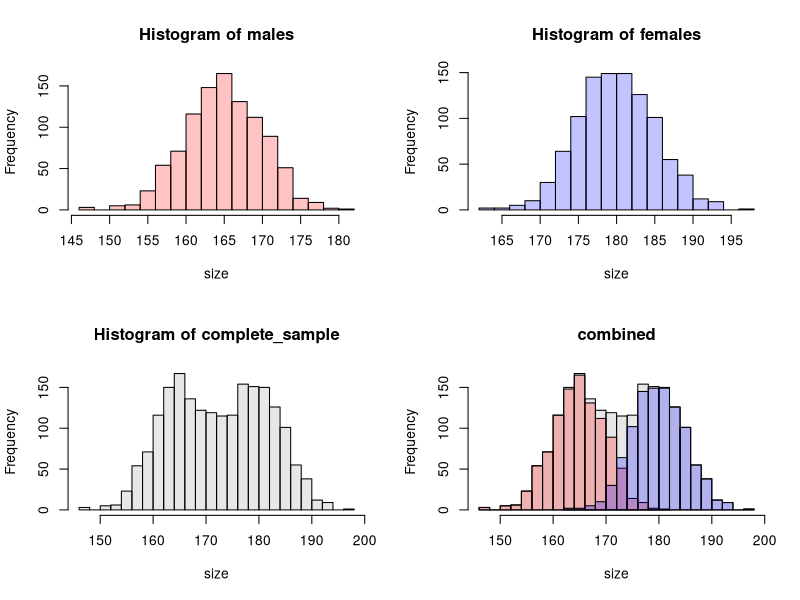
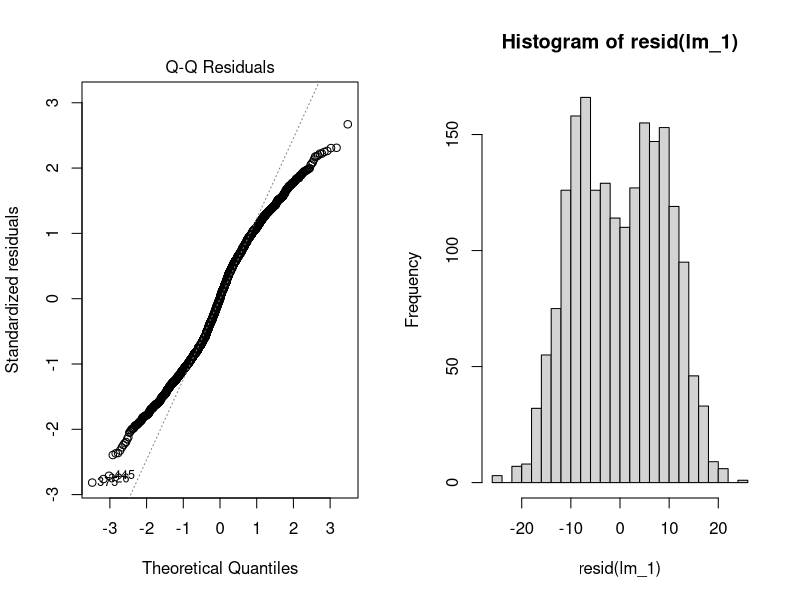
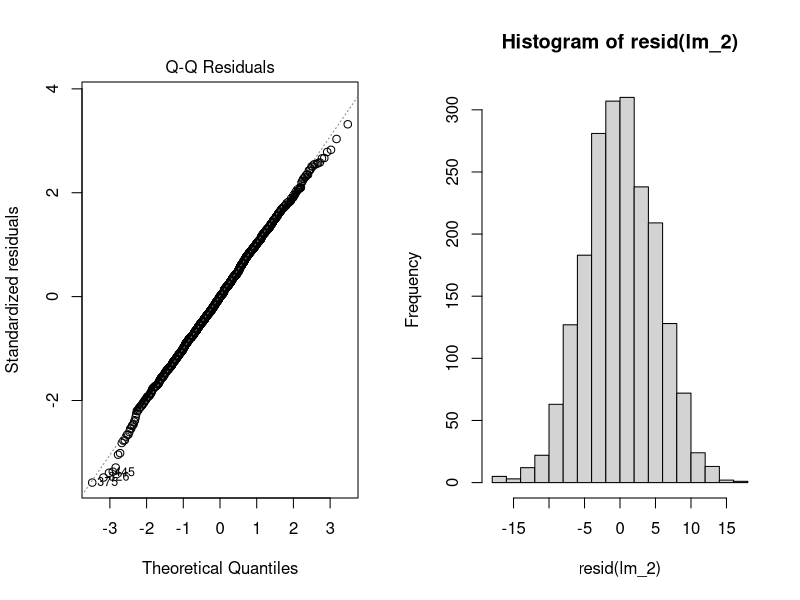
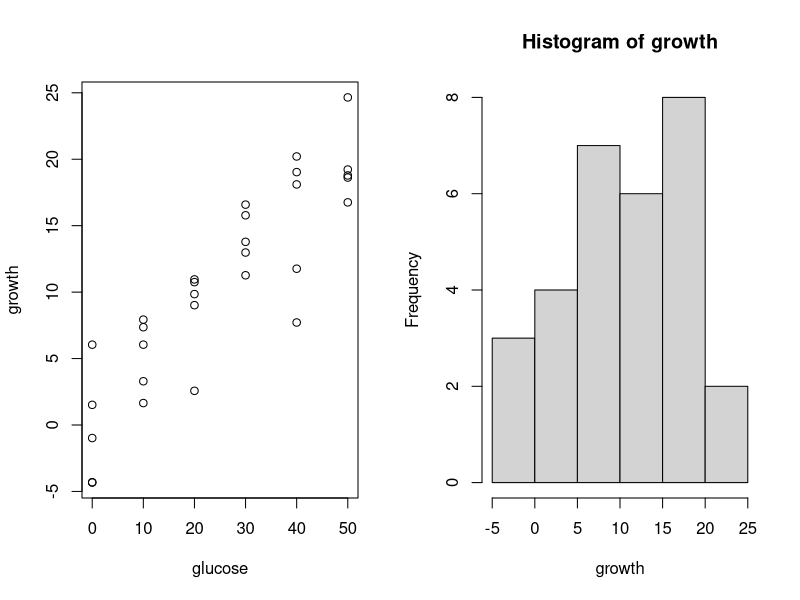
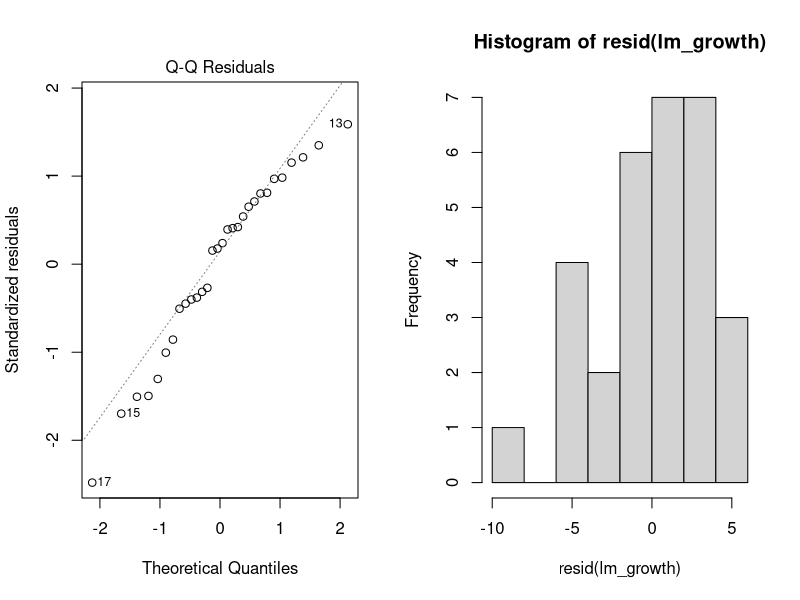
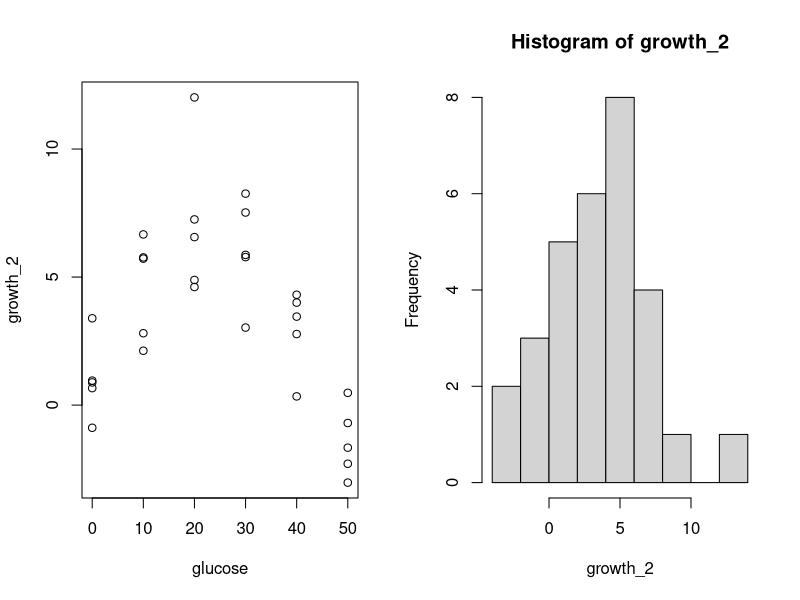
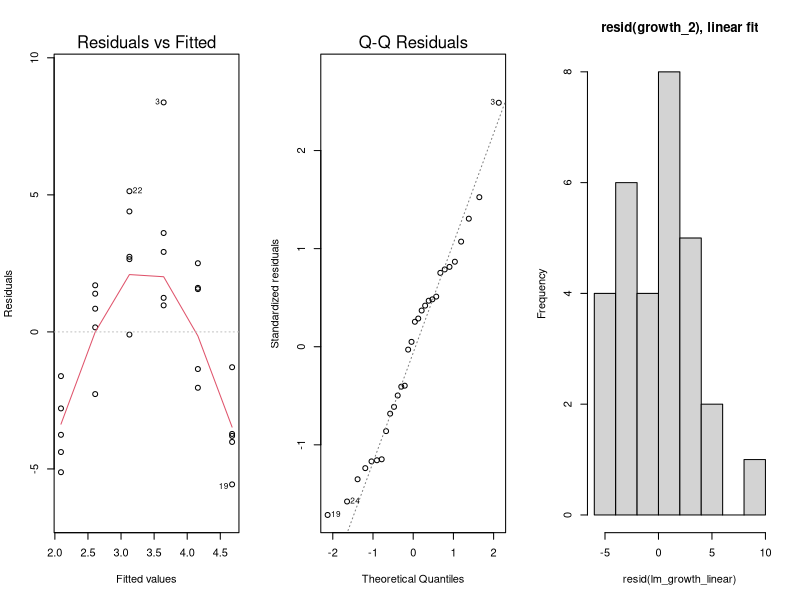
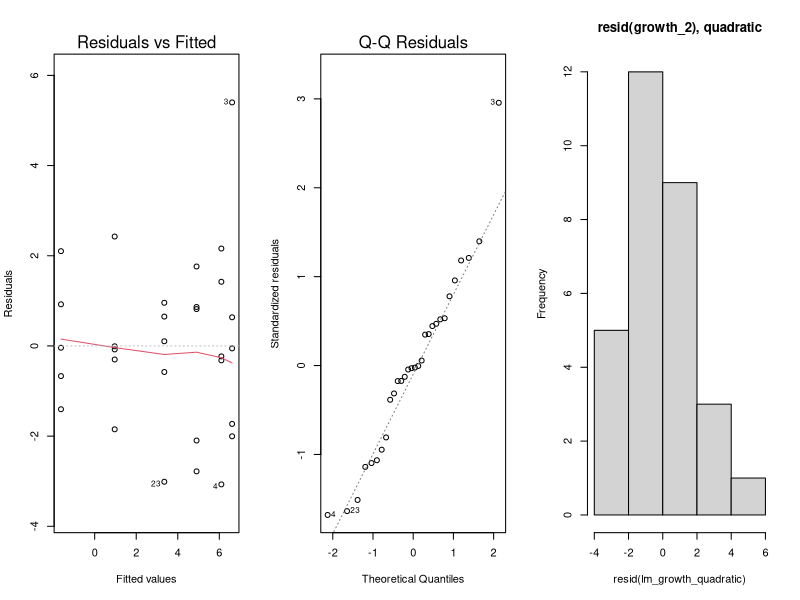

Source code (R) for these figures, in order:

# When considering some of the assumptions of the general linear model, one common confusion is with respect to non-normality of the observed data (for the response variable). There is a common notion that the observed data needs to be normally distributed. That is, if the observed values of the response variable (our y) is not normally distributed, then we are violating one of the assumptions of this modelling technique, and our estimates or inferences may be biased. However this is actually not the issue. Instead the assumption is with regards to the residuals of the response variable, after the model fit. Mathematically this can be stated as:
# For each value of x, there exists in the population a normal distribution of y values.
# Or  resids ~ N(0, RSE).

# This has a very different meaning, and most often we DO NOT expect our distribution of Y to be normal.

# Here is one simple example of this. Let us say we are examining size measures between males and females from a certain species to determine the extent of sexual size dimorphism (SSD). We measure the length of 1000 males and 1000 females in the population.

males <- rnorm(1000, mean=165, sd=5)
females <- rnorm(1000, mean=180, sd=5)
complete_sample <- c(males, females)


# If there is in fact substantial sexual size dimorphism (relative to variation within the population), and we plot the distributions of size measures, we may see something like this:

par(mfrow=c(2,2))
hist(males,  breaks=20,  col="#ff00003c", xlab = "size")
hist(females,  breaks=20, col="#0000ff3c", xlab = "size")
hist(complete_sample, breaks=20, freq=T, col="#bebebe5c", xlab = "size")
# On one figure
hist(complete_sample, breaks=20, freq=T, col="#bebebe5c", xlab = "size", main="combined")
hist(males, add=T, breaks=20,  col="#ff00003c")
hist(females, add=T, breaks=20, col="#0000ff3c")

# While the distributions for males and females are each normally distributed, the distribution for the whole sample is not. This is not a problem for the general linear model as it easily accounts for these differences in "location" effects. That is, as long as we measured the appropriate explanatory variable (in this case that would simply be the sex of the organism), and included it in the model, we would be fine.



#  If we did not include it as an explanatory variable, and we fit a linear model without it, we would have an issue. For this example it means only estimating the population mean (intercept), and we would probably see some funky residuals...

lm_1 <- lm(complete_sample ~ 1)
par(mfrow=c(1,2))
plot(lm_1, which=2)
hist(resid(lm_1), breaks=20)


# But as soon as we fit the model with the explanatory variable

sex <- gl(n = 2, k = 1000, labels = c("males", "females")) # Generates 2 levels with 1000 observations each

lm_2 <- lm(complete_sample ~ sex)
par(mfrow=c(1,2))
plot(lm_2, which=2)
hist(resid(lm_2), breaks=20)



# This can often be the case even for observed response variables which relate quantitatively to the explanatory variable. Say for instance our response was cellular growth and our predictor was a nutrient (like glucose). Over the range of glucose we added the relationship could be nice and linear, and in this case we measure growth in five independent cultures for each concentration of glucose

glucose <- rep(seq(0,50, by=10), 5)
growth <- rnorm(length(glucose), mean = 0 + 0.4*glucose, sd =  3)
par(mfrow=c(1,2))
plot(growth ~ glucose)
hist(growth)

# But once we fit the model....
lm_growth <- lm(growth ~ glucose)
par(mfrow=c(1,2))
plot(lm_growth, which=2)
hist(resid(lm_growth))

# This issue extends to so-called "polynomial expansions" ( i.e. y ~ x + x^2). 
growth_2 <- rnorm(length(glucose), mean = 0 + 0.6*glucose - 0.013*I(glucose^2), sd =  2)
par(mfrow=c(1,2))
plot(growth_2 ~ glucose)
hist(growth_2)

# If we just fit the linear term of the model
lm_growth_linear <- lm(growth_2 ~ glucose)
par(mfrow=c(1,3))
plot(lm_growth_linear, which=c(1,2))
hist(resid(lm_growth_linear), main= "resid(growth_2), linear fit", breaks=5)

# Which may make us worry about the assumptions of normality. Of course the first panel from the figure above (residuals VS fitted) should give us a hint (if we somehow missed it with the plot of growth_2 VS glucose) that there may be a non-linear relationship between our response and explanatory variables, that perhaps can be approximated by fitting a quadratic term.

glucose_centered <- scale(glucose, center=T, scale=F)

lm_growth_quadratic <- lm(growth_2 ~ glucose_centered + I(glucose_centered^2))
par(mfrow=c(1,3))
plot(lm_growth_quadratic, which=c(1,2))
hist(resid(lm_growth_quadratic), main= "resid(growth_2), quadratic", breaks=5)

# Which is perhaps only a bit better with this set of simulations...


# However, when there are true (and complicated) non-linearities that can not be approximated by some transformations of the data, then there is a whole wide world of non-linear modeling, that is actually pretty straightforward to model (and we will discuss at length in ZOL851).